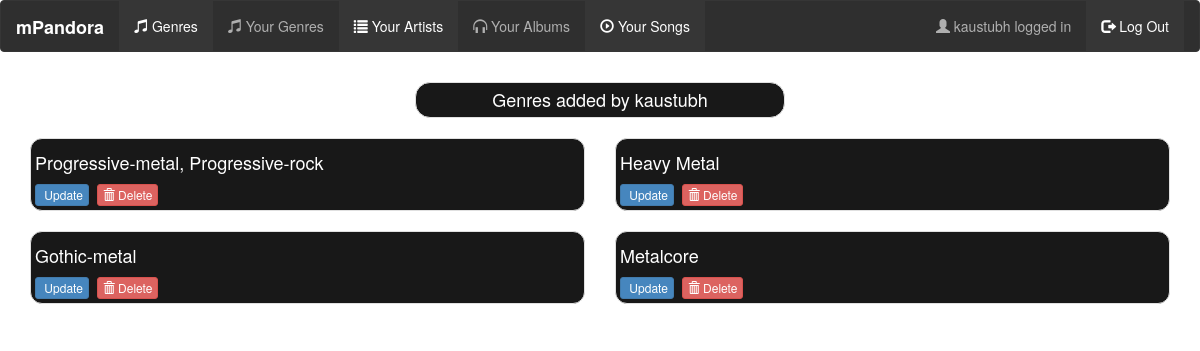
Screenshot of /mPandora/user_genre (signed in) with the database file from the repository.
### musicApp/models.py (models this page shows, shortened)
class Genre(models.Model):
    artist_genre = models.CharField(max_length=200, unique=True)
    genre_added_by = models.CharField(max_length=50)

### musicApp/views.py (the view)
def user_genre_view(request):
    genre_added_by = request.user.username
    data = Genre.objects.filter(genre_added_by=genre_added_by)
    return render(request, 'musicApp/user_genre_page.html', {'data': data})

### musicApp/templates/musicApp/user_genre_page.html (shortened to what this page needs)
{% extends 'musicApp/layout.html' %}
{% block content %}
{% if request.user.username %}
<div class="row">
    <div class="col-md-offset-4 col-md-4 col-xs-12 col-sm-offset-4 col-sm-4">
        <h4 style="color: white; background-color: black; text-align: center; border-radius: 15px" class="thumbnail">
            Genres added by {{ request.user.username }}</h4>
    </div>
</div>
{% for i in data %}
<div class="col-xs-12 col-sm-6 col-md-6">
    <div class="thumbnail" style="background-color: black; color: white; border-radius: 12px">
        <a href="artist?id={{ i.id }}" style="color: white">
        <h4>{{ i.artist_genre }}</h4>
        </a>
        <a href="update_genre?id={{i.id}}" class="btn btn-primary btn-xs">
             Update
        </a>&nbsp;
        <a onclick="return deleteItem()" href="delete_genre?id={{i.id}}" class="btn btn-danger btn-xs">
            <span class="glyphicon glyphicon-trash"></span> Delete
        </a>
    </div>
</div>
{% endfor %}
{% else %}
<h3 style="color: white">Please log In !</h3>
{% endif %}
{% endblock %}

### musicApp/templates/musicApp/layout.html (shortened to what this page needs)
<!DOCTYPE html>
<html lang="en">
<head>
    <link rel="stylesheet" href="https://maxcdn.bootstrapcdn.com/bootstrap/3.3.7/css/bootstrap.min.css">
    {% load static %}
</head>
<body class="img-responsive" style="background: url(http://www.gary3dfxtech.net/Kodi%20Backgrounds/Music/3d-music-hd-widescreen-desktop-wallpaper-34.jpeg);
                                    background-size: 100%; background-repeat: repeat; opacity: 0.9">
<div class="container-fluid" style="'Times New Roman', Times, serif;">
    <div class="row">
       <nav class="navbar navbar-inverse" style="background-color: black; opacity: 0.9">
        <div class="container-fluid">
            <div class="navbar-header">
                <a class="navbar-brand" href="{% url 'home' %}"><span style="color: white; font-weight: bold;">
                    mPandora
                </span></a>
            </div>
            <div class="collapse navbar-collapse" id="myNavbar">
                <ul class="nav navbar-nav">
                    <li class="active"><a href="{% url 'genre' %}"><span class="glyphicon glyphicon-music"></span> Genres</a></li>
                    {% if request.user.username %}
                    <li><a href="{% url 'user_genre' %}"><span class="glyphicon glyphicon-music"></span> Your Genres</a></li>
                    <li class="active"><a href="{% url 'user_artist' %}"><span class="glyphicon glyphicon glyphicon-list"></span> Your Artists</a></li>
                    <li><a href="{% url 'user_album' %}"><span class="glyphicon glyphicon glyphicon-headphones"></span> Your Albums</a></li>
                    <li class="active"><a href="{% url 'user_song' %}"><span class="glyphicon glyphicon glyphicon-play-circle"></span> Your Songs</a></li>
                    {% endif %}
                </ul>
                <ul class="nav navbar-nav navbar-right">
                    {% if request.user.username %}
                    <li style="text-transform: lowercase"><a href="#"><span class="glyphicon glyphicon-user"></span> {{ request.user.username }} logged in</a></li>
                    <li class="active"><a href="{% url 'logout' %}"><span class="glyphicon glyphicon-log-out"></span> Log Out</a></li>
                    {% else %}
                    <li><a href="{% url 'login' %}"><span class="glyphicon glyphicon-log-in"></span> Log In</a></li>
                    <li class="active"><a href="{% url 'signup' %}"><span class="glyphicon glyphicon-user"></span> Sign Up</a></li>
                    {% endif %}
                </ul>
            </div>
        </div>
       </nav>
    </div>
    {% block content %}
    {% endblock %}
</div>
</body>
</html>

### rows the page displays
Genre: artist_genre "Progressive-metal, Progressive-rock"
Genre: artist_genre "Heavy Metal"
Genre: artist_genre "Gothic-metal"
Genre: artist_genre "Metalcore"

### other values shown
{{ request.user.username }} "kaustubh"
